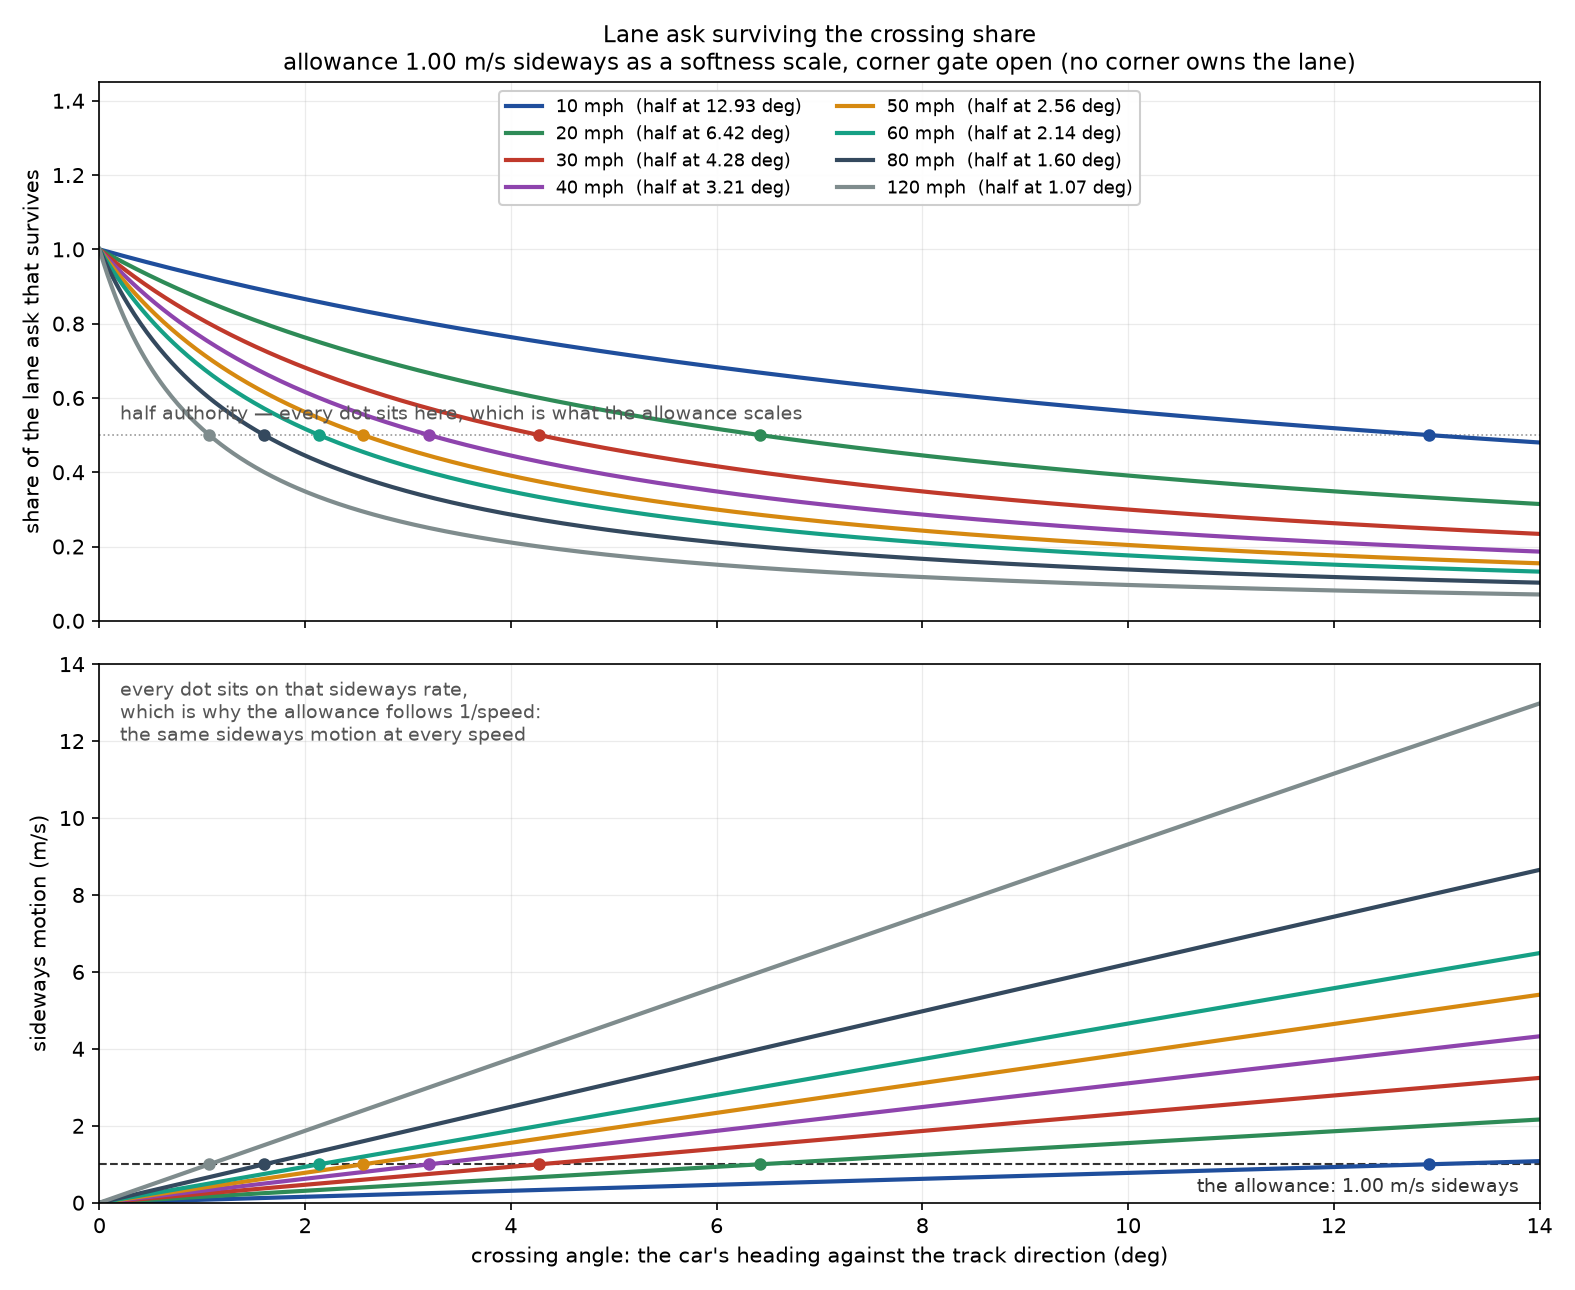

Python code for this plot:
"""Lane ask surviving the crossing share, by speed, mirroring Racer.cs.

Reproduces LaneCrossingThresholdDegrees and LaneCrossingShare with no corner gate (the share stands
down while the corner line owns the lane, so every curve here is the non-corner case):

    threshold(v) = degrees(asin(min(LaneCrossingLateralSpeedMps / v, 1)))
    share(c, v)  = threshold / (threshold + |c|)

The allowance is a softness scale rather than a boundary: the ask keeps half its authority at the
allowance, a third at twice it, and never reaches nothing — a car well off its lane at speed is
slowed down rather than forbidden. Only the ask that would cross the car further is scaled; the ask
that unwinds a crossing is left alone, and corner entry is exempt in the code (not drawn here).

Top panel: how much of the lane ask survives at a given crossing angle (the car's heading against
the track direction), with every dot on the half-authority line by construction. Bottom panel: the
same angles read as sideways motion, where every allowance lands on the same sideways rate — which
is why the allowance follows 1/speed.

Run: python docs/lane-crossing-share.py
"""
import math

import matplotlib
matplotlib.use("Agg")
import matplotlib.pyplot as plt
import numpy as np

LATERAL_MPS = 1.0  # LaneCrossingLateralSpeedMps
MPH = 0.44704
SPEEDS = [10, 20, 30, 40, 50, 60, 80, 120]
COLOURS = ["#1f4e9c", "#2e8b57", "#c0392b", "#8e44ad", "#d68910", "#16a085", "#34495e", "#7f8c8d"]
X_MAX = 14.0
TOP_LIMIT = 1.45
BOTTOM_LIMIT = 14.0


def threshold_deg(speed_mph):
    v = speed_mph * MPH
    return math.degrees(math.asin(min(LATERAL_MPS / v, 1.0)))


def share(crossing_deg, speed_mph):
    t = threshold_deg(speed_mph)
    return t / (t + np.abs(crossing_deg))


crossings = np.linspace(0.0, X_MAX, 700)

fig, (top, bottom) = plt.subplots(2, 1, sharex=True, figsize=(10.5, 8.6), dpi=150)

for mph, colour in zip(SPEEDS, COLOURS):
    t = threshold_deg(mph)
    top.plot(crossings, share(crossings, mph), "-", color=colour, linewidth=2.0, label=f"{mph} mph  (half at {t:.2f} deg)")
    top.plot([t], [0.5], "o", color=colour, markersize=5)
    bottom.plot(crossings, (mph * MPH) * np.sin(np.radians(crossings)), "-", color=colour, linewidth=2.0, label=f"{mph} mph")
    bottom.plot([t], [LATERAL_MPS], "o", color=colour, markersize=5)

top.axhline(0.5, color="#999999", linewidth=0.8, linestyle=":", zorder=0)
top.text(0.2, 0.53, "half authority — every dot sits here, which is what the allowance scales", ha="left", va="bottom", fontsize=9, color="#555555")
top.set_ylim(0.0, TOP_LIMIT)
top.set_ylabel("share of the lane ask that survives")
top.set_title(
    "Lane ask surviving the crossing share\n"
    f"allowance {LATERAL_MPS:.2f} m/s sideways as a softness scale, corner gate open (no corner owns the lane)",
    fontsize=11,
)
top.grid(alpha=0.25, linewidth=0.6)
top.legend(loc="upper center", ncol=2, fontsize=8.5, framealpha=0.95)

bottom.axhline(LATERAL_MPS, color="#333333", linewidth=1.0, linestyle="--", zorder=0)
bottom.text(X_MAX - 0.2, LATERAL_MPS - 0.35, f"the allowance: {LATERAL_MPS:.2f} m/s sideways", ha="right", va="top", fontsize=9, color="#333333")
bottom.text(0.2, BOTTOM_LIMIT - 0.4, "every dot sits on that sideways rate,\nwhich is why the allowance follows 1/speed:\nthe same sideways motion at every speed", ha="left", va="top", fontsize=9, color="#555555")
bottom.set_ylim(0.0, BOTTOM_LIMIT)
bottom.set_xlim(0.0, X_MAX)
bottom.set_xlabel("crossing angle: the car's heading against the track direction (deg)")
bottom.set_ylabel("sideways motion (m/s)")
bottom.grid(alpha=0.25, linewidth=0.6)

fig.tight_layout()
fig.savefig("docs/lane-crossing-share.png", facecolor="white")

print(f"{'mph':>5} {'half at':>8} {'2 deg':>7} {'5 deg':>7} {'10 deg':>7}   (share of the ask)")
for mph in SPEEDS:
    print(f"{mph:>5} {threshold_deg(mph):>8.2f} {share(2.0, mph):>7.2f} {share(5.0, mph):>7.2f} {share(10.0, mph):>7.2f}")
